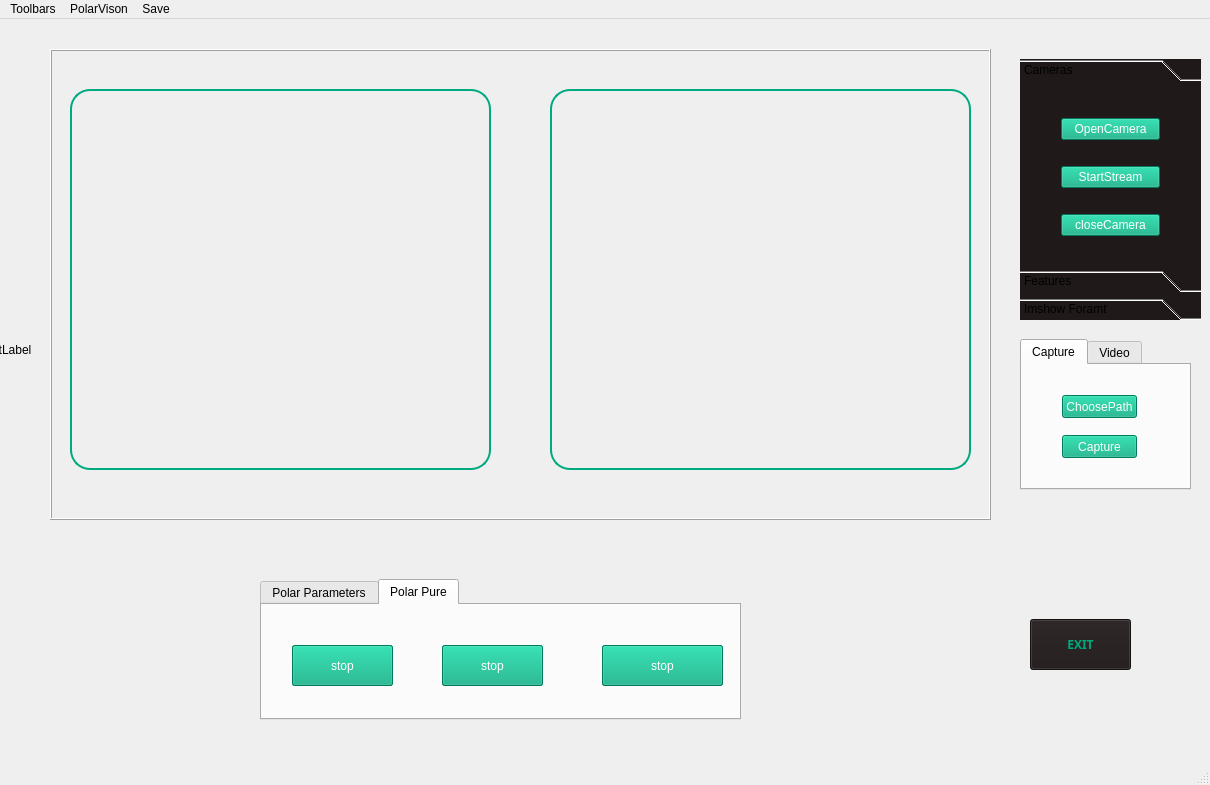
<?xml version="1.0" encoding="UTF-8"?>
<ui version="4.0">
 <class>MainWindow</class>
 <widget class="QMainWindow" name="MainWindow">
  <property name="geometry">
   <rect>
    <x>0</x>
    <y>0</y>
    <width>1210</width>
    <height>785</height>
   </rect>
  </property>
  <property name="windowTitle">
   <string>MainWindow</string>
  </property>
  <widget class="QWidget" name="centralWidget">
   <widget class="QPushButton" name="ButtonToStopProgram">
    <property name="geometry">
     <rect>
      <x>1030</x>
      <y>600</y>
      <width>101</width>
      <height>51</height>
     </rect>
    </property>
    <property name="font">
     <font>
      <family>Arial Black</family>
      <weight>75</weight>
      <bold>true</bold>
     </font>
    </property>
    <property name="styleSheet">
     <string notr="true">background-color: rgb(31, 25, 25);
color: rgb(0, 170, 127);
selection-background-color: rgb(25, 109, 83);</string>
    </property>
    <property name="text">
     <string>EXIT</string>
    </property>
   </widget>
   <widget class="QFrame" name="LabelToFrame">
    <property name="geometry">
     <rect>
      <x>50</x>
      <y>30</y>
      <width>941</width>
      <height>471</height>
     </rect>
    </property>
    <property name="styleSheet">
     <string notr="true">border-width: 4px;
border-color: rgb(255, 255, 0);
</string>
    </property>
    <property name="frameShape">
     <enum>QFrame::Box</enum>
    </property>
    <property name="frameShadow">
     <enum>QFrame::Raised</enum>
    </property>
    <widget class="QLabel" name="LabelToOut">
     <property name="geometry">
      <rect>
       <x>500</x>
       <y>40</y>
       <width>421</width>
       <height>381</height>
      </rect>
     </property>
     <property name="styleSheet">
      <string notr="true">border-style: solid;
border-width: 2px;
border-color: rgb(0, 170, 127);
border-radius: 20px;</string>
     </property>
     <property name="frameShape">
      <enum>QFrame::StyledPanel</enum>
     </property>
     <property name="text">
      <string/>
     </property>
    </widget>
    <widget class="QStackedWidget" name="stackedWidget">
     <property name="geometry">
      <rect>
       <x>10</x>
       <y>10</y>
       <width>471</width>
       <height>431</height>
      </rect>
     </property>
     <property name="currentIndex">
      <number>0</number>
     </property>
     <widget class="QWidget" name="page_2">
      <widget class="QLabel" name="LabelToori">
       <property name="geometry">
        <rect>
         <x>10</x>
         <y>30</y>
         <width>421</width>
         <height>381</height>
        </rect>
       </property>
       <property name="styleSheet">
        <string notr="true">border-style: solid;
border-width: 2px;
border-color: rgb(0, 170, 127);
border-radius: 20px;</string>
       </property>
       <property name="frameShape">
        <enum>QFrame::Panel</enum>
       </property>
       <property name="text">
        <string/>
       </property>
      </widget>
     </widget>
     <widget class="QWidget" name="page_3">
      <widget class="QFrame" name="FrameTo4P">
       <property name="geometry">
        <rect>
         <x>20</x>
         <y>0</y>
         <width>421</width>
         <height>421</height>
        </rect>
       </property>
       <property name="frameShape">
        <enum>QFrame::NoFrame</enum>
       </property>
       <property name="frameShadow">
        <enum>QFrame::Raised</enum>
       </property>
       <widget class="QLabel" name="LabelTo0">
        <property name="geometry">
         <rect>
          <x>20</x>
          <y>20</y>
          <width>180</width>
          <height>170</height>
         </rect>
        </property>
        <property name="styleSheet">
         <string notr="true">border-style: solid;
border-width: 4px;
border-color: rgb(0, 170, 127);
border-radius: 20px;</string>
        </property>
        <property name="frameShape">
         <enum>QFrame::StyledPanel</enum>
        </property>
        <property name="text">
         <string>0</string>
        </property>
       </widget>
       <widget class="QLabel" name="LabelTo45">
        <property name="geometry">
         <rect>
          <x>220</x>
          <y>20</y>
          <width>180</width>
          <height>170</height>
         </rect>
        </property>
        <property name="styleSheet">
         <string notr="true">border-style: solid;
border-width: 4px;
border-color: rgb(0, 170, 127);
border-radius: 20px;</string>
        </property>
        <property name="frameShape">
         <enum>QFrame::StyledPanel</enum>
        </property>
        <property name="text">
         <string>45</string>
        </property>
       </widget>
       <widget class="QLabel" name="LabelTo90">
        <property name="geometry">
         <rect>
          <x>20</x>
          <y>240</y>
          <width>180</width>
          <height>170</height>
         </rect>
        </property>
        <property name="styleSheet">
         <string notr="true">border-style: solid;
border-width: 4px;
border-color: rgb(0, 170, 127);
border-radius: 20px;</string>
        </property>
        <property name="frameShape">
         <enum>QFrame::StyledPanel</enum>
        </property>
        <property name="text">
         <string>90</string>
        </property>
       </widget>
       <widget class="QLabel" name="LabelTo135">
        <property name="geometry">
         <rect>
          <x>220</x>
          <y>240</y>
          <width>180</width>
          <height>170</height>
         </rect>
        </property>
        <property name="styleSheet">
         <string notr="true">border-style: solid;
border-width: 4px;
border-color: rgb(0, 170, 127);
border-radius: 20px;</string>
        </property>
        <property name="frameShape">
         <enum>QFrame::StyledPanel</enum>
        </property>
        <property name="text">
         <string>135</string>
        </property>
       </widget>
      </widget>
     </widget>
    </widget>
   </widget>
   <widget class="QToolBox" name="toolBox">
    <property name="geometry">
     <rect>
      <x>1020</x>
      <y>40</y>
      <width>181</width>
      <height>261</height>
     </rect>
    </property>
    <property name="styleSheet">
     <string notr="true">background-color: rgb(31, 25, 25);</string>
    </property>
    <property name="currentIndex">
     <number>0</number>
    </property>
    <widget class="QWidget" name="Cameras">
     <property name="geometry">
      <rect>
       <x>0</x>
       <y>0</y>
       <width>181</width>
       <height>183</height>
      </rect>
     </property>
     <attribute name="label">
      <string>Cameras</string>
     </attribute>
     <widget class="QWidget" name="layoutWidget">
      <property name="geometry">
       <rect>
        <x>30</x>
        <y>0</y>
        <width>121</width>
        <height>181</height>
       </rect>
      </property>
      <layout class="QVBoxLayout" name="verticalLayout">
       <item>
        <widget class="QPushButton" name="ButtonToOpenCamera_2">
         <property name="styleSheet">
          <string notr="true">alternate-background-color: rgb(92, 255, 67);
color: rgb(255, 255, 255);
background-color: rgb(0, 170, 127);</string>
         </property>
         <property name="text">
          <string>OpenCamera</string>
         </property>
        </widget>
       </item>
       <item>
        <widget class="QPushButton" name="ButtonToStartStream_2">
         <property name="styleSheet">
          <string notr="true">alternate-background-color: rgb(92, 255, 67);
color: rgb(255, 255, 255);
background-color: rgb(0, 170, 127);</string>
         </property>
         <property name="text">
          <string>StartStream</string>
         </property>
        </widget>
       </item>
       <item>
        <widget class="QPushButton" name="ButtonToCloseCamera_2">
         <property name="styleSheet">
          <string notr="true">alternate-background-color: rgb(92, 255, 67);
color: rgb(255, 255, 255);
background-color: rgb(0, 170, 127);</string>
         </property>
         <property name="text">
          <string>closeCamera</string>
         </property>
        </widget>
       </item>
      </layout>
     </widget>
    </widget>
    <widget class="QWidget" name="Features">
     <property name="geometry">
      <rect>
       <x>0</x>
       <y>0</y>
       <width>181</width>
       <height>183</height>
      </rect>
     </property>
     <attribute name="label">
      <string>Features</string>
     </attribute>
     <widget class="QRadioButton" name="radioButton">
      <property name="geometry">
       <rect>
        <x>20</x>
        <y>80</y>
        <width>89</width>
        <height>16</height>
       </rect>
      </property>
      <property name="styleSheet">
       <string notr="true">color: rgb(255, 255, 255);</string>
      </property>
      <property name="text">
       <string>Auto Gain</string>
      </property>
     </widget>
     <widget class="QRadioButton" name="radioButton_2">
      <property name="geometry">
       <rect>
        <x>30</x>
        <y>150</y>
        <width>101</width>
        <height>16</height>
       </rect>
      </property>
      <property name="styleSheet">
       <string notr="true">color: rgb(255, 255, 255);</string>
      </property>
      <property name="text">
       <string>Auto Expoture</string>
      </property>
     </widget>
     <widget class="QSlider" name="horizontalSlider">
      <property name="geometry">
       <rect>
        <x>20</x>
        <y>50</y>
        <width>141</width>
        <height>16</height>
       </rect>
      </property>
      <property name="orientation">
       <enum>Qt::Horizontal</enum>
      </property>
     </widget>
     <widget class="QSlider" name="horizontalSlider_2">
      <property name="geometry">
       <rect>
        <x>20</x>
        <y>130</y>
        <width>141</width>
        <height>16</height>
       </rect>
      </property>
      <property name="orientation">
       <enum>Qt::Horizontal</enum>
      </property>
     </widget>
     <widget class="QLCDNumber" name="lcdNumber_2">
      <property name="geometry">
       <rect>
        <x>100</x>
        <y>10</y>
        <width>64</width>
        <height>23</height>
       </rect>
      </property>
     </widget>
     <widget class="QLabel" name="LabelToGainText">
      <property name="geometry">
       <rect>
        <x>20</x>
        <y>20</y>
        <width>54</width>
        <height>12</height>
       </rect>
      </property>
      <property name="styleSheet">
       <string notr="true">color: rgb(255, 255, 255);</string>
      </property>
      <property name="frameShape">
       <enum>QFrame::StyledPanel</enum>
      </property>
      <property name="text">
       <string>GAIN</string>
      </property>
     </widget>
     <widget class="QLabel" name="LabelToExText">
      <property name="geometry">
       <rect>
        <x>20</x>
        <y>100</y>
        <width>54</width>
        <height>12</height>
       </rect>
      </property>
      <property name="styleSheet">
       <string notr="true">color: rgb(255, 255, 255);</string>
      </property>
      <property name="frameShape">
       <enum>QFrame::StyledPanel</enum>
      </property>
      <property name="text">
       <string>Expoture</string>
      </property>
     </widget>
     <widget class="QLCDNumber" name="lcdNumber_3">
      <property name="geometry">
       <rect>
        <x>100</x>
        <y>90</y>
        <width>64</width>
        <height>23</height>
       </rect>
      </property>
     </widget>
     <zorder>radioButton</zorder>
     <zorder>radioButton_2</zorder>
     <zorder>horizontalSlider</zorder>
     <zorder>horizontalSlider_2</zorder>
     <zorder>LabelToGainText</zorder>
     <zorder>lcdNumber_2</zorder>
     <zorder>LabelToExText</zorder>
     <zorder>lcdNumber_3</zorder>
    </widget>
    <widget class="QWidget" name="page">
     <property name="geometry">
      <rect>
       <x>0</x>
       <y>0</y>
       <width>181</width>
       <height>183</height>
      </rect>
     </property>
     <attribute name="label">
      <string>Imshow Foramt</string>
     </attribute>
     <widget class="QPushButton" name="ButtonToOri">
      <property name="geometry">
       <rect>
        <x>30</x>
        <y>70</y>
        <width>119</width>
        <height>23</height>
       </rect>
      </property>
      <property name="styleSheet">
       <string notr="true">alternate-background-color: rgb(92, 255, 67);
color: rgb(255, 255, 255);
background-color: rgb(0, 170, 127);</string>
      </property>
      <property name="text">
       <string>Original</string>
      </property>
     </widget>
     <widget class="QPushButton" name="ButtonTo4P">
      <property name="geometry">
       <rect>
        <x>30</x>
        <y>120</y>
        <width>119</width>
        <height>23</height>
       </rect>
      </property>
      <property name="styleSheet">
       <string notr="true">alternate-background-color: rgb(92, 255, 67);
color: rgb(255, 255, 255);
background-color: rgb(0, 170, 127);</string>
      </property>
      <property name="text">
       <string>0,45,90,135</string>
      </property>
     </widget>
     <widget class="QPushButton" name="ButtonToPOLMono8">
      <property name="geometry">
       <rect>
        <x>30</x>
        <y>20</y>
        <width>119</width>
        <height>23</height>
       </rect>
      </property>
      <property name="styleSheet">
       <string notr="true">alternate-background-color: rgb(92, 255, 67);
color: rgb(255, 255, 255);
background-color: rgb(0, 170, 127);</string>
      </property>
      <property name="text">
       <string>PolarizeMono8</string>
      </property>
     </widget>
     <zorder>ButtonToPOLMono8</zorder>
     <zorder>ButtonToOri</zorder>
     <zorder>ButtonTo4P</zorder>
    </widget>
   </widget>
   <widget class="QTabWidget" name="tabWidget">
    <property name="geometry">
     <rect>
      <x>1020</x>
      <y>320</y>
      <width>171</width>
      <height>151</height>
     </rect>
    </property>
    <property name="currentIndex">
     <number>0</number>
    </property>
    <widget class="QWidget" name="tab">
     <attribute name="title">
      <string>Capture</string>
     </attribute>
     <widget class="QPushButton" name="ButtonToCapture">
      <property name="geometry">
       <rect>
        <x>40</x>
        <y>70</y>
        <width>75</width>
        <height>23</height>
       </rect>
      </property>
      <property name="styleSheet">
       <string notr="true">alternate-background-color: rgb(92, 255, 67);
color: rgb(255, 255, 255);
background-color: rgb(0, 170, 127);</string>
      </property>
      <property name="text">
       <string>Capture</string>
      </property>
     </widget>
     <widget class="QPushButton" name="ButtonToChooseImgPath">
      <property name="geometry">
       <rect>
        <x>40</x>
        <y>30</y>
        <width>75</width>
        <height>23</height>
       </rect>
      </property>
      <property name="styleSheet">
       <string notr="true">alternate-background-color: rgb(92, 255, 67);
color: rgb(255, 255, 255);
background-color: rgb(0, 170, 127);</string>
      </property>
      <property name="text">
       <string>ChoosePath</string>
      </property>
     </widget>
    </widget>
    <widget class="QWidget" name="tab_2">
     <attribute name="title">
      <string>Video</string>
     </attribute>
     <widget class="QPushButton" name="ButtonToStartVi">
      <property name="geometry">
       <rect>
        <x>40</x>
        <y>60</y>
        <width>75</width>
        <height>23</height>
       </rect>
      </property>
      <property name="styleSheet">
       <string notr="true">alternate-background-color: rgb(92, 255, 67);
color: rgb(255, 255, 255);
background-color: rgb(0, 170, 127);</string>
      </property>
      <property name="text">
       <string>Start</string>
      </property>
     </widget>
     <widget class="QPushButton" name="ButtonToStopVi">
      <property name="geometry">
       <rect>
        <x>40</x>
        <y>90</y>
        <width>75</width>
        <height>23</height>
       </rect>
      </property>
      <property name="styleSheet">
       <string notr="true">alternate-background-color: rgb(92, 255, 67);
color: rgb(255, 255, 255);
background-color: rgb(0, 170, 127);</string>
      </property>
      <property name="text">
       <string>End</string>
      </property>
     </widget>
     <widget class="QPushButton" name="ButtonToChooseVidoPath">
      <property name="geometry">
       <rect>
        <x>40</x>
        <y>30</y>
        <width>75</width>
        <height>23</height>
       </rect>
      </property>
      <property name="styleSheet">
       <string notr="true">alternate-background-color: rgb(92, 255, 67);
color: rgb(255, 255, 255);
background-color: rgb(0, 170, 127);</string>
      </property>
      <property name="text">
       <string>ChoosePath</string>
      </property>
     </widget>
    </widget>
   </widget>
   <widget class="QTabWidget" name="tabWidget_2">
    <property name="geometry">
     <rect>
      <x>260</x>
      <y>560</y>
      <width>481</width>
      <height>141</height>
     </rect>
    </property>
    <property name="currentIndex">
     <number>1</number>
    </property>
    <widget class="QWidget" name="tab_3">
     <attribute name="title">
      <string>Polar Parameters</string>
     </attribute>
     <widget class="QPushButton" name="ButtonToDolp">
      <property name="geometry">
       <rect>
        <x>60</x>
        <y>30</y>
        <width>101</width>
        <height>41</height>
       </rect>
      </property>
      <property name="styleSheet">
       <string notr="true">alternate-background-color: rgb(92, 255, 67);
color: rgb(255, 255, 255);
background-color: rgb(0, 170, 127);</string>
      </property>
      <property name="text">
       <string>Dolp</string>
      </property>
     </widget>
     <widget class="QPushButton" name="ButtonToDolpStop">
      <property name="geometry">
       <rect>
        <x>60</x>
        <y>30</y>
        <width>101</width>
        <height>41</height>
       </rect>
      </property>
      <property name="styleSheet">
       <string notr="true">alternate-background-color: rgb(92, 255, 67);
color: rgb(255, 255, 255);
background-color: rgb(0, 170, 127);</string>
      </property>
      <property name="text">
       <string>stop</string>
      </property>
     </widget>
     <widget class="QPushButton" name="ButtonToAop">
      <property name="geometry">
       <rect>
        <x>300</x>
        <y>30</y>
        <width>101</width>
        <height>41</height>
       </rect>
      </property>
      <property name="styleSheet">
       <string notr="true">alternate-background-color: rgb(92, 255, 67);
color: rgb(255, 255, 255);
background-color: rgb(0, 170, 127);</string>
      </property>
      <property name="text">
       <string>Aop</string>
      </property>
     </widget>
     <widget class="QPushButton" name="ButtonToAopStop">
      <property name="geometry">
       <rect>
        <x>300</x>
        <y>30</y>
        <width>101</width>
        <height>41</height>
       </rect>
      </property>
      <property name="styleSheet">
       <string notr="true">alternate-background-color: rgb(92, 255, 67);
color: rgb(255, 255, 255);
background-color: rgb(0, 170, 127);</string>
      </property>
      <property name="text">
       <string>stop</string>
      </property>
     </widget>
    </widget>
    <widget class="QWidget" name="tab_4">
     <attribute name="title">
      <string>Polar Pure</string>
     </attribute>
     <widget class="QPushButton" name="ButtonToDeGlint">
      <property name="geometry">
       <rect>
        <x>180</x>
        <y>40</y>
        <width>101</width>
        <height>41</height>
       </rect>
      </property>
      <property name="styleSheet">
       <string notr="true">alternate-background-color: rgb(92, 255, 67);
color: rgb(255, 255, 255);
background-color: rgb(0, 170, 127);</string>
      </property>
      <property name="text">
       <string>deglint</string>
      </property>
     </widget>
     <widget class="QPushButton" name="ButtonToDeGlinStop">
      <property name="geometry">
       <rect>
        <x>180</x>
        <y>40</y>
        <width>101</width>
        <height>41</height>
       </rect>
      </property>
      <property name="styleSheet">
       <string notr="true">alternate-background-color: rgb(92, 255, 67);
color: rgb(255, 255, 255);
background-color: rgb(0, 170, 127);</string>
      </property>
      <property name="text">
       <string>stop</string>
      </property>
     </widget>
     <widget class="QPushButton" name="ButtonToOD">
      <property name="geometry">
       <rect>
        <x>340</x>
        <y>40</y>
        <width>121</width>
        <height>41</height>
       </rect>
      </property>
      <property name="styleSheet">
       <string notr="true">alternate-background-color: rgb(92, 255, 67);
color: rgb(255, 255, 255);
background-color: rgb(0, 170, 127);</string>
      </property>
      <property name="text">
       <string>Object Detection</string>
      </property>
     </widget>
     <widget class="QPushButton" name="ButtonToODStop">
      <property name="geometry">
       <rect>
        <x>340</x>
        <y>40</y>
        <width>121</width>
        <height>41</height>
       </rect>
      </property>
      <property name="styleSheet">
       <string notr="true">alternate-background-color: rgb(92, 255, 67);
color: rgb(255, 255, 255);
background-color: rgb(0, 170, 127);</string>
      </property>
      <property name="text">
       <string>stop</string>
      </property>
     </widget>
     <widget class="QPushButton" name="ButtonToDehazeStop">
      <property name="geometry">
       <rect>
        <x>30</x>
        <y>40</y>
        <width>101</width>
        <height>41</height>
       </rect>
      </property>
      <property name="styleSheet">
       <string notr="true">alternate-background-color: rgb(92, 255, 67);
color: rgb(255, 255, 255);
background-color: rgb(0, 170, 127);</string>
      </property>
      <property name="text">
       <string>stop</string>
      </property>
     </widget>
     <widget class="QPushButton" name="ButtonToDehazeNow">
      <property name="geometry">
       <rect>
        <x>30</x>
        <y>40</y>
        <width>101</width>
        <height>41</height>
       </rect>
      </property>
      <property name="styleSheet">
       <string notr="true">alternate-background-color: rgb(92, 255, 67);
color: rgb(255, 255, 255);
background-color: rgb(0, 170, 127);</string>
      </property>
      <property name="text">
       <string>dehazenow</string>
      </property>
     </widget>
     <zorder>ButtonToDeGlint</zorder>
     <zorder>ButtonToDeGlinStop</zorder>
     <zorder>ButtonToOD</zorder>
     <zorder>ButtonToODStop</zorder>
     <zorder>ButtonToDehazeNow</zorder>
     <zorder>ButtonToDehazeStop</zorder>
    </widget>
   </widget>
   <widget class="QLabel" name="LabelToStartGif">
    <property name="geometry">
     <rect>
      <x>-20</x>
      <y>-120</y>
      <width>1271</width>
      <height>901</height>
     </rect>
    </property>
    <property name="text">
     <string>TextLabel</string>
    </property>
   </widget>
   <zorder>LabelToStartGif</zorder>
   <zorder>tabWidget_2</zorder>
   <zorder>LabelToFrame</zorder>
   <zorder>ButtonToStopProgram</zorder>
   <zorder>toolBox</zorder>
   <zorder>tabWidget</zorder>
  </widget>
  <widget class="QMenuBar" name="menuBar">
   <property name="geometry">
    <rect>
     <x>0</x>
     <y>0</y>
     <width>1210</width>
     <height>23</height>
    </rect>
   </property>
   <widget class="QMenu" name="menu">
    <property name="title">
     <string>Toolbars</string>
    </property>
    <addaction name="separator"/>
    <addaction name="actioncameras"/>
    <addaction name="actionFeatures"/>
   </widget>
   <widget class="QMenu" name="menuPolarVison">
    <property name="title">
     <string>PolarVison</string>
    </property>
    <widget class="QMenu" name="menuPolar_Parameters">
     <property name="title">
      <string>Polar Parameters</string>
     </property>
     <addaction name="action0_45_90_135"/>
     <addaction name="actionDolp"/>
     <addaction name="actionAop"/>
    </widget>
    <widget class="QMenu" name="menuPolar_Pure">
     <property name="title">
      <string>Polar Pure</string>
     </property>
     <addaction name="actionDehaze"/>
     <addaction name="actionDeglint"/>
     <addaction name="actionObject_Detection"/>
    </widget>
    <addaction name="menuPolar_Parameters"/>
    <addaction name="menuPolar_Pure"/>
   </widget>
   <widget class="QMenu" name="menuSave">
    <property name="title">
     <string>Save</string>
    </property>
    <addaction name="actionImage_Path"/>
    <addaction name="actionVideo_Path"/>
   </widget>
   <addaction name="menu"/>
   <addaction name="menuPolarVison"/>
   <addaction name="menuSave"/>
  </widget>
  <widget class="QStatusBar" name="statusBar"/>
  <action name="actioncameras">
   <property name="text">
    <string>cameras</string>
   </property>
  </action>
  <action name="actionFeatures">
   <property name="text">
    <string>Features</string>
   </property>
  </action>
  <action name="action0_45_90_135">
   <property name="text">
    <string>0,45,90,135</string>
   </property>
  </action>
  <action name="actionDolp">
   <property name="text">
    <string>Dolp </string>
   </property>
  </action>
  <action name="actionAop">
   <property name="text">
    <string>Aop</string>
   </property>
  </action>
  <action name="actionDehaze">
   <property name="text">
    <string>Dehaze</string>
   </property>
  </action>
  <action name="actionDeglint">
   <property name="text">
    <string>Deglint</string>
   </property>
  </action>
  <action name="actionObject_Detection">
   <property name="text">
    <string>Object Detection</string>
   </property>
  </action>
  <action name="actionImage_Path">
   <property name="text">
    <string>Image Path</string>
   </property>
  </action>
  <action name="actionVideo_Path">
   <property name="text">
    <string>Video Path</string>
   </property>
  </action>
 </widget>
 <layoutdefault spacing="6" margin="11"/>
 <resources/>
 <connections/>
</ui>
